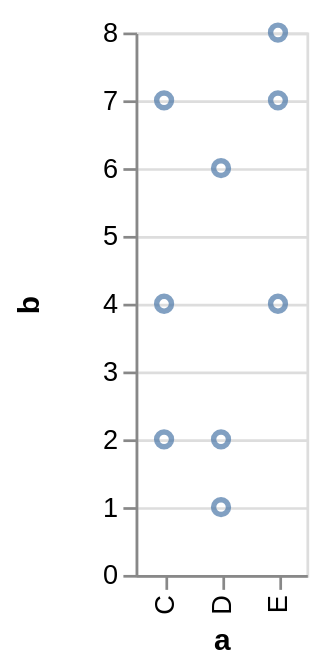

Source (Vega-Lite JSON):
### Vega specification from a JSON file in a GitHub repository (floating-point values rounded to 4 significant figures)
{"$schema": "https://vega.github.io/schema/vega/v3.0.json", "autosize": "pad", "padding": 5, "height": 200, "style": "cell", "data": [{"name": "source_0", "values": [{"a": "C", "b": 2}, {"a": "C", "b": 7}, {"a": "C", "b": 4}, {"a": "D", "b": 1}, {"a": "D", "b": 2}, {"a": "D", "b": 6}, {"a": "E", "b": 8}, {"a": "E", "b": 4}, {"a": "E", "b": 7}]}, {"name": "data_0", "source": "source_0", "transform": [{"type": "formula", "expr": "toNumber(datum[\"b\"])", "as": "b"}, {"type": "filter", "expr": "datum[\"b\"] !== null && !isNaN(datum[\"b\"])"}]}], "signals": [{"name": "plotname_x_step", "value": 21}, {"name": "width", "update": "bandspace(domain('plotname_x').length, 1, 0.5) * plotname_x_step"}], "marks": [{"name": "plotname_marks", "type": "symbol", "style": ["point"], "from": {"data": "data_0"}, "encode": {"update": {"x": {"scale": "plotname_x", "field": "a"}, "y": {"scale": "plotname_y", "field": "b"}, "stroke": {"value": "#4c78a8"}, "fill": {"value": "transparent"}, "opacity": {"value": 0.7}}}}], "scales": [{"name": "plotname_x", "type": "point", "domain": {"data": "data_0", "field": "a", "sort": true}, "range": {"step": {"signal": "plotname_x_step"}}, "padding": 0.5}, {"name": "plotname_y", "type": "linear", "domain": {"data": "data_0", "field": "b"}, "range": [{"signal": "height"}, 0], "nice": true, "zero": true}], "axes": [{"scale": "plotname_x", "orient": "bottom", "title": "a", "zindex": 1, "encode": {"labels": {"update": {"angle": {"value": 270}, "align": {"value": "right"}, "baseline": {"value": "middle"}}}}}, {"scale": "plotname_y", "orient": "left", "labelOverlap": true, "tickCount": {"signal": "ceil(height/25)"}, "title": "b", "zindex": 1}, {"scale": "plotname_y", "orient": "left", "domain": false, "grid": true, "labels": false, "maxExtent": 0, "minExtent": 0, "tickCount": {"signal": "ceil(height/25)"}, "ticks": false, "zindex": 0, "gridScale": "plotname_x"}], "config": {"axisY": {"minExtent": 30}}}
